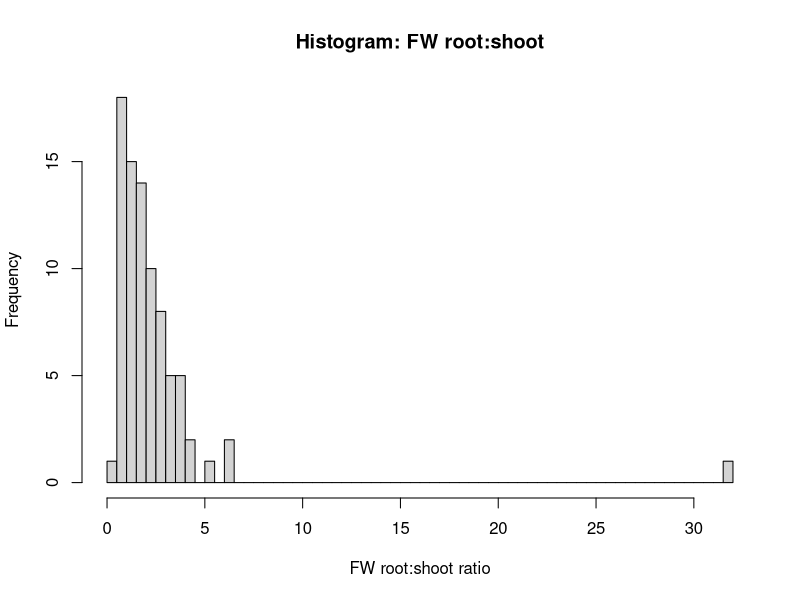
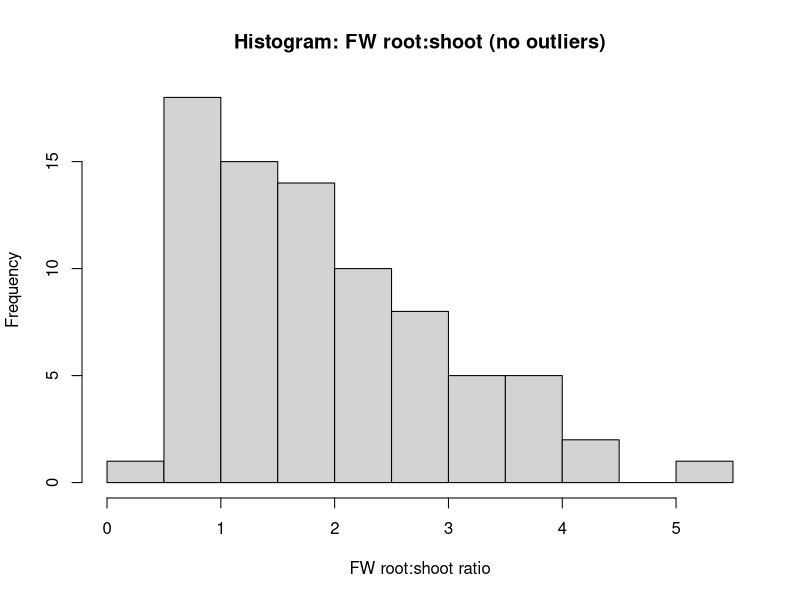
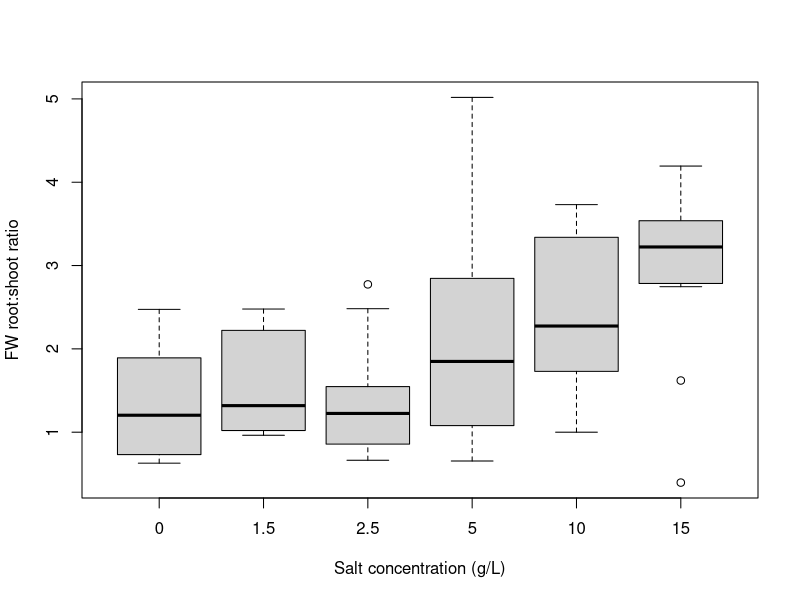
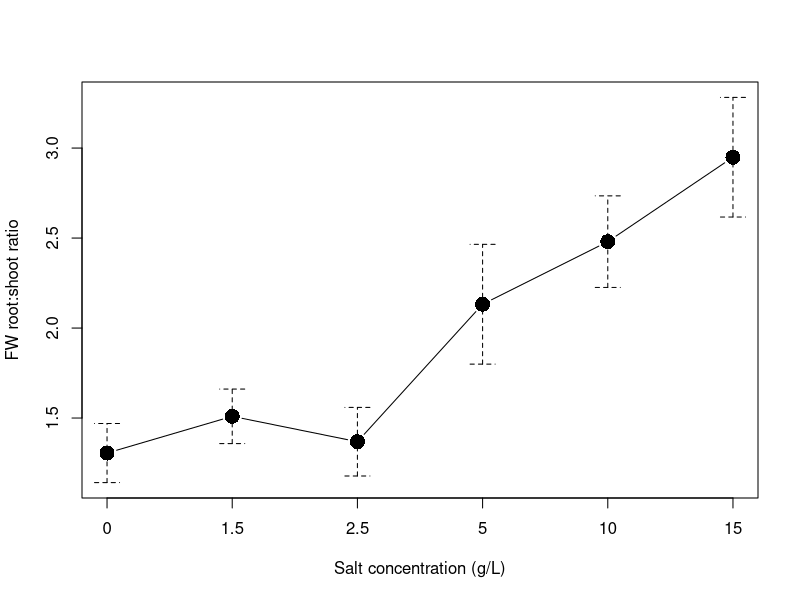
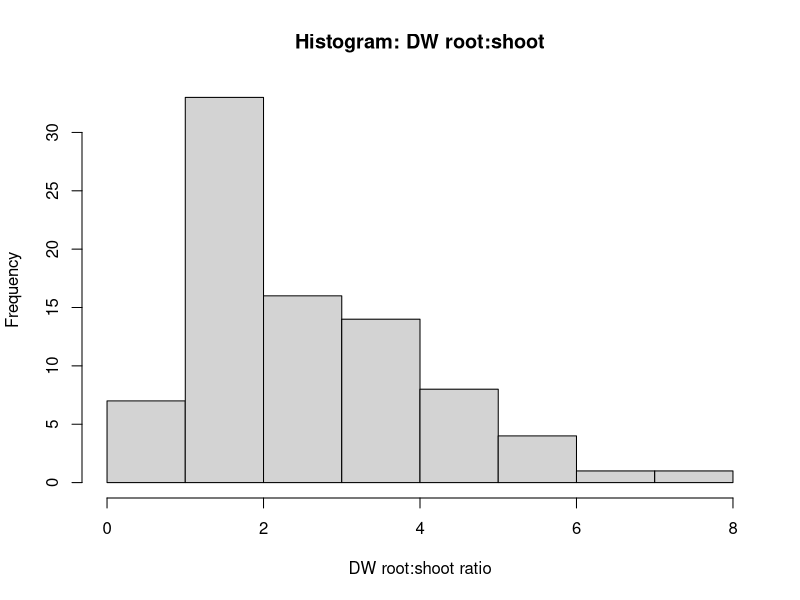
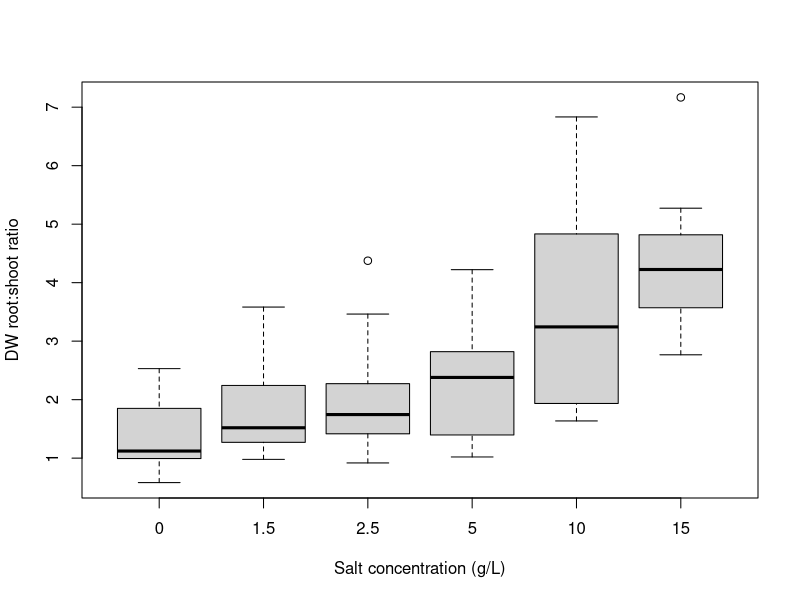
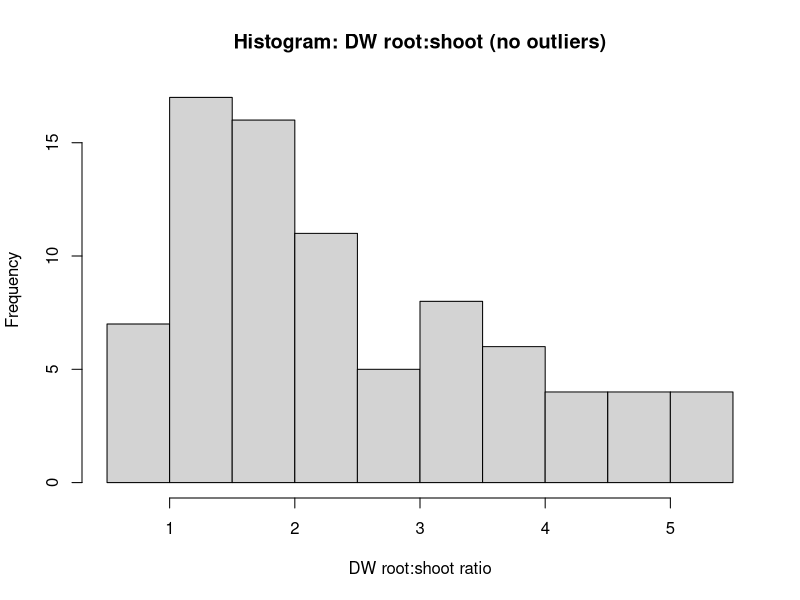
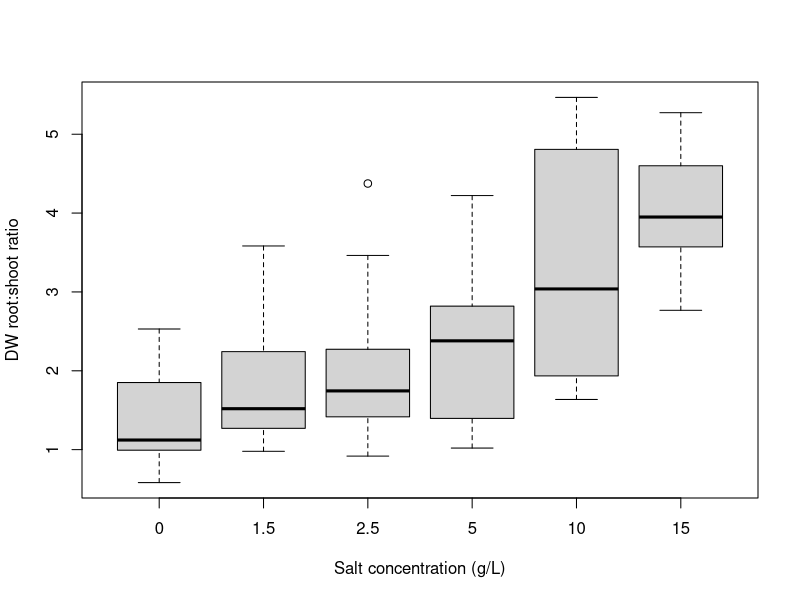

These figures' R source, in order:
# ******************************************************************************
###                     Rex, Maddi and Sof's Salinity Workshop                      ###
# ******************************************************************************

# ******************************************************************************
# Salinity Data Analysis (continued) ------------------------------------------
# ******************************************************************************

### PLEASE NOTE: USING THIS CODE WILL VOID YOUR CHANCE AT AN HD FOR
### THIS PART OF THE ASSIGNMENT.

# Start fresh ------------------------------------------------------------------
rm(list = ls())

# Libraries --------------------------------------------------------------------
# (Install first if needed, e.g., install.packages("dplyr"))
library(dplyr)
library(car)          # for leveneTest()
library(RcmdrMisc)

# Data import & preparation -----------------------------------------------------
# Read from working directory
all_data <- read.csv("Salinity_data_2026.csv")

# Quick checks
head(all_data)
str(all_data)

# Variables we will use
saltconc    <- as.character(all_data$salt.conc) # treat as categorical later
fwrootshoot <- all_data$fw.root.shoot.ratio
dwrootshoot <- all_data$dw.root.shoot.ratio
shootmoist  <- all_data$shoot.moisture
rootmoist   <- all_data$root.moisture
totmoist    <- all_data$total.moisture

# Single tidy data frame for analysis/plotting
alldata_df <- cbind.data.frame(saltconc, fwrootshoot, dwrootshoot,
                               shootmoist, rootmoist, totmoist)
str(alldata_df)

# Order the salt concentration factor for sensible x-axis ordering
desired_salt_order <- c("0", "1.5", "2.5", "5", "10", "15")
alldata_df$saltconc <- factor(alldata_df$saltconc, levels = desired_salt_order)
levels(alldata_df$saltconc)



# Fresh weight root:shoot ratio - re-capped from previous code ------------------------------------------------

### Assumption 1: data are normally distributed
shapiro.test(alldata_df$fwrootshoot)

hist(alldata_df$fwrootshoot, breaks = 100,
     main = "Histogram: FW root:shoot",
     xlab = "FW root:shoot ratio")

# As per last code, something wacky is happening here. Let's open our data and have a look.
# What can you see is wrong? We need to remove some outliers
quartiles <- quantile(alldata_df$fwrootshoot, probs = c(.25, .75), na.rm = TRUE)
iqr_val   <- IQR(alldata_df$fwrootshoot, na.rm = TRUE)
Lower     <- quartiles[1] - 1.5 * iqr_val
Upper     <- quartiles[2] + 1.5 * iqr_val

fwrootshoot_nooutliers <- dplyr::filter(alldata_df,
                                        fwrootshoot >= Lower & fwrootshoot <= Upper)

# Replicates per treatment after filtering
table(fwrootshoot_nooutliers$saltconc)

# re-test for normality-as per previous code, this is now a bit better
shapiro.test(fwrootshoot_nooutliers$fwrootshoot)

hist(fwrootshoot_nooutliers$fwrootshoot,
     main = "Histogram: FW root:shoot (no outliers)",
     xlab = "FW root:shoot ratio")

# and let's see how the boxplot has changed
boxplot(fwrootshoot ~ saltconc, data = fwrootshoot_nooutliers,
        xlab = "Salt concentration (g/L)",
        ylab = "FW root:shoot ratio")

# Assumption 2: homogeneity of variances
leveneTest(fwrootshoot ~ saltconc, data = fwrootshoot_nooutliers)

# One-way ANOVA
fwrootshoot.aov <- aov(fwrootshoot ~ saltconc, data = fwrootshoot_nooutliers)
summary(fwrootshoot.aov)

# Group summaries
fwrootshoot_nooutliers %>%
  group_by(saltconc) %>%
  summarise(count = n(),
            mean  = mean(fwrootshoot, na.rm = TRUE),
            sd    = sd(fwrootshoot,   na.rm = TRUE),
            .groups = "drop")


fwrootshoot.tukey <- TukeyHSD(fwrootshoot.aov, which = "saltconc")
fwrootshoot.tukey

### let's graph it!
plotMeans(fwrootshoot_nooutliers$fwrootshoot,
          fwrootshoot_nooutliers$saltconc,
          error.bars = "se",
          xlab = "Salt concentration (g/L)",
          ylab = "FW root:shoot ratio",
          main = "")

# once we're happy with our plot, we click "export" and save it in our working folder.


# Dry weight root:shoot ratio --------------------------------------------------

### Assumption 1: data are normally distributed
shapiro.test(alldata_df$dwrootshoot)

hist(alldata_df$dwrootshoot,
     main = "Histogram: DW root:shoot",
     xlab = "DW root:shoot ratio")

boxplot(dwrootshoot ~ saltconc, data = alldata_df,
        xlab = "Salt concentration (g/L)",
        ylab = "DW root:shoot ratio")

# remove outliers
quartiles <- quantile(alldata_df$dwrootshoot, probs = c(.25, .75), na.rm = TRUE)
iqr_val   <- IQR(alldata_df$dwrootshoot, na.rm = TRUE)
Lower     <- quartiles[1] - 1.5 * iqr_val
Upper     <- quartiles[2] + 1.5 * iqr_val

dwrootshoot_nooutliers <- dplyr::filter(alldata_df,
                                        dwrootshoot >= Lower & dwrootshoot <= Upper)

# re-test for normality
shapiro.test(dwrootshoot_nooutliers$dwrootshoot)

hist(dwrootshoot_nooutliers$dwrootshoot,
     main = "Histogram: DW root:shoot (no outliers)",
     xlab = "DW root:shoot ratio")

boxplot(dwrootshoot ~ saltconc, data = dwrootshoot_nooutliers,
        xlab = "Salt concentration (g/L)",
        ylab = "DW root:shoot ratio")

table(dwrootshoot_nooutliers$saltconc)

# Assumption 2: homogeneity of variances
leveneTest(dwrootshoot ~ saltconc, data = dwrootshoot_nooutliers)

# One-way ANOVA
dwrootshoot.aov <- aov(dwrootshoot ~ saltconc, data = dwrootshoot_nooutliers)
summary(dwrootshoot.aov)

# Summaries
dwrootshoot_nooutliers %>%
  group_by(saltconc) %>%
  summarise(count = n(),
            mean  = mean(dwrootshoot, na.rm = TRUE),
            sd    = sd(dwrootshoot,   na.rm = TRUE),
            .groups = "drop")

# Post-hoc (Tukey)
dwrootshoot.tukey <- TukeyHSD(dwrootshoot.aov, which = "saltconc")
dwrootshoot.tukey

### let's graph it! and letters
plotMeans(dwrootshoot_nooutliers$dwrootshoot,
          dwrootshoot_nooutliers$saltconc,
          error.bars = "se",
          xlab = "Salt concentration (g/L)",
          ylab = "DW root:shoot ratio",
          main = "")

# Shoot moisture ---------------------------------------------------------------

### Assumption 1: data are normally distributed
shapiro.test(alldata_df$shootmoist)

hist(alldata_df$shootmoist,
     main = "Histogram: Shoot moisture",
     xlab = "Shoot moisture (%)")

boxplot(shootmoist ~ saltconc, data = alldata_df,
        xlab = "Salt concentration (g/L)",
        ylab = "Shoot moisture (%)")

# remove outliers
quartiles <- quantile(alldata_df$shootmoist, probs = c(.25, .75), na.rm = TRUE)
iqr_val   <- IQR(alldata_df$shootmoist, na.rm = TRUE)
Lower     <- quartiles[1] - 1.5 * iqr_val
Upper     <- quartiles[2] + 1.5 * iqr_val

shootmoist_nooutliers <- dplyr::filter(alldata_df,
                                       shootmoist >= Lower & shootmoist <= Upper)

# re-test for normality
shapiro.test(shootmoist_nooutliers$shootmoist)

hist(shootmoist_nooutliers$shootmoist,
     main = "Histogram: Shoot moisture (no outliers)",
     xlab = "Shoot moisture (%)")

boxplot(shootmoist ~ saltconc, data = shootmoist_nooutliers,
        xlab = "Salt concentration (g/L)",
        ylab = "Shoot moisture (%)")

table(shootmoist_nooutliers$saltconc)

# Assumption 2: homogeneity of variances
leveneTest(shootmoist ~ saltconc, data = shootmoist_nooutliers)

# One-way ANOVA
shootmoist.aov <- aov(shootmoist ~ saltconc, data = shootmoist_nooutliers)
summary(shootmoist.aov)

# Summaries
shootmoist_nooutliers %>%
  group_by(saltconc) %>%
  summarise(count = n(),
            mean  = mean(shootmoist, na.rm = TRUE),
            sd    = sd(shootmoist,   na.rm = TRUE),
            .groups = "drop")

# Post-hoc (Tukey)
shootmoist.tukey <- TukeyHSD(shootmoist.aov, which = "saltconc")
shootmoist.tukey

### let's graph it! and letters
plotMeans(shootmoist_nooutliers$shootmoist,
          shootmoist_nooutliers$saltconc,
          error.bars = "se",
          xlab = "Salt concentration (g/L)",
          ylab = "Shoot moisture (%)",
          main = "")

# Root moisture ----------------------------------------------------------------

### Assumption 1: data are normally distributed
shapiro.test(alldata_df$rootmoist)

hist(alldata_df$rootmoist,
     main = "Histogram: Root moisture",
     xlab = "Root moisture (%)")

boxplot(rootmoist ~ saltconc, data = alldata_df,
        xlab = "Salt concentration (g/L)",
        ylab = "Root moisture (%)")

# remove outliers
quartiles <- quantile(alldata_df$rootmoist, probs = c(.25, .75), na.rm = TRUE)
iqr_val   <- IQR(alldata_df$rootmoist, na.rm = TRUE)
Lower     <- quartiles[1] - 1.5 * iqr_val
Upper     <- quartiles[2] + 1.5 * iqr_val

rootmoist_nooutliers <- dplyr::filter(alldata_df,
                                      rootmoist >= Lower & rootmoist <= Upper)

# re-test for normality
shapiro.test(rootmoist_nooutliers$rootmoist)

hist(rootmoist_nooutliers$rootmoist,
     main = "Histogram: Root moisture (no outliers)",
     xlab = "Root moisture (%)")

boxplot(rootmoist ~ saltconc, data = rootmoist_nooutliers,
        xlab = "Salt concentration (g/L)",
        ylab = "Root moisture (%)")

table(rootmoist_nooutliers$saltconc)

# Assumption 2: homogeneity of variances
leveneTest(rootmoist ~ saltconc, data = rootmoist_nooutliers)

# If either Shapiro–Wilk or Levene’s test is significant, flag this in your report
# and discuss potential reasons (e.g., greater variability at low salt levels).

# One-way ANOVA
rootmoist.aov <- aov(rootmoist ~ saltconc, data = rootmoist_nooutliers)
summary(rootmoist.aov)

# Summaries
rootmoist_nooutliers %>%
  group_by(saltconc) %>%
  summarise(count = n(),
            mean  = mean(rootmoist, na.rm = TRUE),
            sd    = sd(rootmoist,   na.rm = TRUE),
            .groups = "drop")

# Post-hoc (Tukey)
rootmoist.tukey <- TukeyHSD(rootmoist.aov, which = "saltconc")
rootmoist.tukey

### let's graph it! and letters
plotMeans(rootmoist_nooutliers$rootmoist,
          rootmoist_nooutliers$saltconc,
          error.bars = "se",
          xlab = "Salt concentration (g/L)",
          ylab = "Root moisture (%)",
          main = "")


# Total moisture ----------------------------------------------------------------

### Assumption 1: data are normally distributed
shapiro.test(alldata_df$totmoist)

hist(alldata_df$totmoist,
     main = "Histogram: Total moisture",
     xlab = "Total moisture (%)")

boxplot(totmoist ~ saltconc, data = alldata_df,
        xlab = "Salt concentration (g/L)",
        ylab = "Total moisture (%)")

# remove outliers
quartiles <- quantile(alldata_df$totmoist, probs = c(.25, .75), na.rm = TRUE)
iqr_val   <- IQR(alldata_df$totmoist, na.rm = TRUE)
Lower     <- quartiles[1] - 1.5 * iqr_val
Upper     <- quartiles[2] + 1.5 * iqr_val

totmoist_nooutliers <- dplyr::filter(alldata_df,
                                     totmoist >= Lower & totmoist <= Upper)

# re-test for normality
shapiro.test(totmoist_nooutliers$totmoist)

hist(totmoist_nooutliers$totmoist,
     main = "Histogram: Total moisture (no outliers)",
     xlab = "Total moisture (%)")

boxplot(totmoist ~ saltconc, data = totmoist_nooutliers,
        xlab = "Salt concentration (g/L)",
        ylab = "Total moisture (%)")

table(totmoist_nooutliers$saltconc)

# Assumption 2: homogeneity of variances
leveneTest(totmoist ~ saltconc, data = totmoist_nooutliers)

# One-way ANOVA
totmoist.aov <- aov(totmoist ~ saltconc, data = totmoist_nooutliers)
summary(totmoist.aov)

# Summaries
totmoist_nooutliers %>%
  group_by(saltconc) %>%
  summarise(count = n(),
            mean  = mean(totmoist, na.rm = TRUE),
            sd    = sd(totmoist,   na.rm = TRUE),
            .groups = "drop")

# Post-hoc (Tukey)
totmoist.tukey <- TukeyHSD(totmoist.aov, which = "saltconc")
totmoist.tukey

### let's graph it! and letters
plotMeans(totmoist_nooutliers$totmoist,
          totmoist_nooutliers$saltconc,
          error.bars = "se",
          xlab = "Salt concentration (g/L)",
          ylab = "Total moisture (%)",
          main = "")

# Well done!
